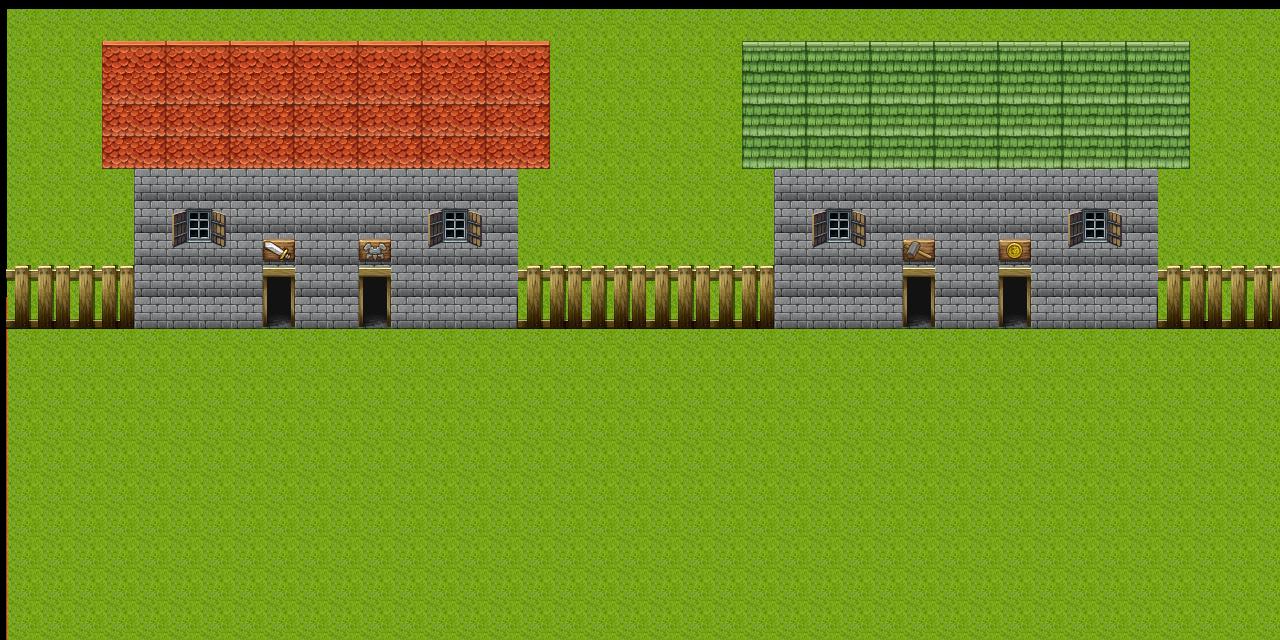

A level layout from a 2D game, rendered from its tile map. Below: a short description, then the map file with tile-grid data replaced by summaries:
An orthogonal 40x20 tile map with 32x32 px tiles, 4 tile layers (enter_block, Warstwa Kafelków 3, Warstwa Kafelków 1, Warstwa Kafelków 2), 2 tilesets.

<map version="1.0" orientation="orthogonal" renderorder="right-down" width="40" height="20" tilewidth="32" tileheight="32" nextobjectid="1">
 <tileset firstgid="1" name="base_txt" tilewidth="32" tileheight="32" tilecount="2016" columns="32">
  <image source="base_txt.png" width="1024" height="2016" />
 </tileset>
 <tileset firstgid="2017" name="chunk" tilewidth="32" tileheight="32" tilecount="35" columns="5">
  <image source="chunk.png" width="160" height="224" />
  <tile id="0">
   <properties>
    <property name="enter" value="true" />
    <property name="index" value="1" />
    <property name="map" value="sword_shop" />
   </properties>
  </tile>
  <tile id="1">
   <properties>
    <property name="enter" value="true" />
    <property name="index" value="2" />
   </properties>
  </tile>
  <tile id="2">
   <properties>
    <property name="enter" value="true" />
    <property name="index" value="3" />
   </properties>
  </tile>
  <tile id="3">
   <properties>
    <property name="enter" value="true" />
    <property name="index" value="4" />
   </properties>
  </tile>
  <tile id="9">
   <properties>
    <property name="blocked" value="true" />
   </properties>
  </tile>
  <tile id="14">
   <properties>
    <property name="index" value="1" />
    <property name="spawn" value="true" />
   </properties>
  </tile>
  <tile id="15">
   <properties>
    <property name="index" value="1" />
    <property name="spawn" value="true" />
   </properties>
  </tile>
  <tile id="16">
   <properties>
    <property name="index" value="2" />
    <property name="spawn" value="true" />
   </properties>
  </tile>
  <tile id="17">
   <properties>
    <property name="index" value="3" />
    <property name="spawn" value="true" />
   </properties>
  </tile>
  <tile id="18">
   <properties>
    <property name="index" value="4" />
    <property name="spawn" value="true" />
   </properties>
  </tile>
  <tile id="23">
   <properties>
    <property name="index" value="8" />
    <property name="spawn" value="true" />
   </properties>
  </tile>
 </tileset>
 <layer name="enter_block" width="40" height="20" offsetx="6.66667" offsety="9.33333">
  <data>[800 cells, 103 non-empty, 10 distinct tile ids]</data>
 </layer>
 <layer name="Warstwa Kafelków 3" width="40" height="20" offsetx="7" offsety="9">
  <data>[800 cells, 800 non-empty, 1 distinct tile ids]</data>
 </layer>
 <layer name="Warstwa Kafelków 1" width="40" height="20" offsetx="6" offsety="9">
  <data>[800 cells, 264 non-empty, 14 distinct tile ids]</data>
 </layer>
 <layer name="Warstwa Kafelków 2" width="40" height="20" offsetx="7.66667" offsety="7">
  <data>[800 cells, 28 non-empty, 10 distinct tile ids]</data>
 </layer>
</map>
